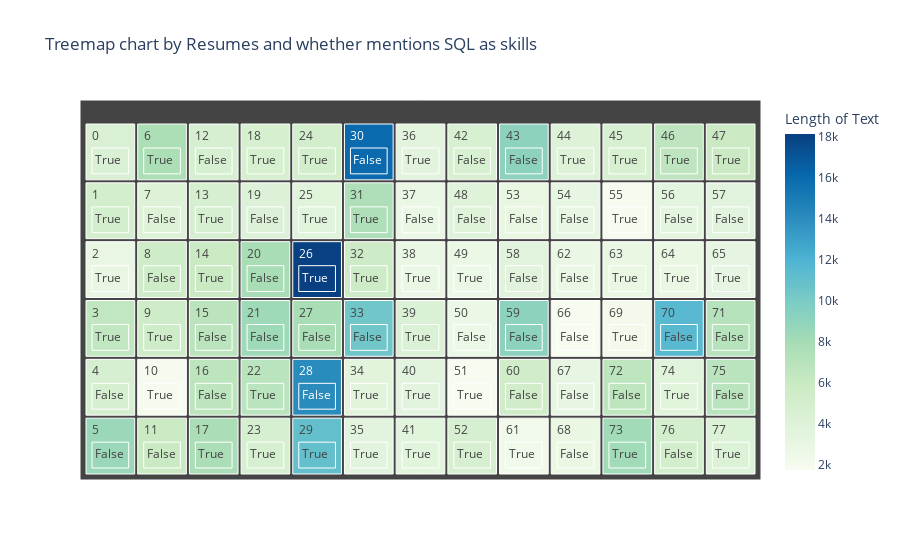

Notebook cell for this chart:
### Code cell
fig = px.treemap(df1, title='Treemap chart by Resumes and whether mentions SQL as skills',
                 path=[df1.index, 'SQL'], color = 'Length of Text',color_continuous_scale=px.colors.sequential.GnBu)
fig.show()

### Figure 1 — Plotly figure (JSON) as saved in the notebook; plotly's stock layout.template omitted (floating-point values rounded to 4 significant figures; data arrays with more than 128 entries replaced by an {"elided": "..."} marker saying what was removed)
{"data": [{"branchvalues": "total", "customdata": {"elided": "156x1 int values"}, "domain": {"x": [0, 1], "y": [0, 1]}, "hovertemplate": "labels=%{label}<br>count=%{value}<br>parent=%{parent}<br>id=%{id}<br>Length of Text=%{color}<extra></extra>", "ids": {"elided": "156 str values"}, "labels": {"elided": "156 str values"}, "marker": {"coloraxis": "coloraxis", "colors": {"elided": "156 int values"}}, "name": "", "parents": {"elided": "156 str values"}, "type": "treemap", "values": {"elided": "156 int values"}}], "layout": {"coloraxis": {"colorbar": {"title": {"text": "Length of Text"}}, "colorscale": [[0, "rgb(247,252,240)"], [0.125, "rgb(224,243,219)"], [0.25, "rgb(204,235,197)"], [0.375, "rgb(168,221,181)"], [0.5, "rgb(123,204,196)"], [0.625, "rgb(78,179,211)"], [0.75, "rgb(43,140,190)"], [0.875, "rgb(8,104,172)"], [1, "rgb(8,64,129)"]]}, "legend": {"tracegroupgap": 0}, "title": {"text": "Treemap chart by Resumes and whether mentions SQL as skills"}}}
